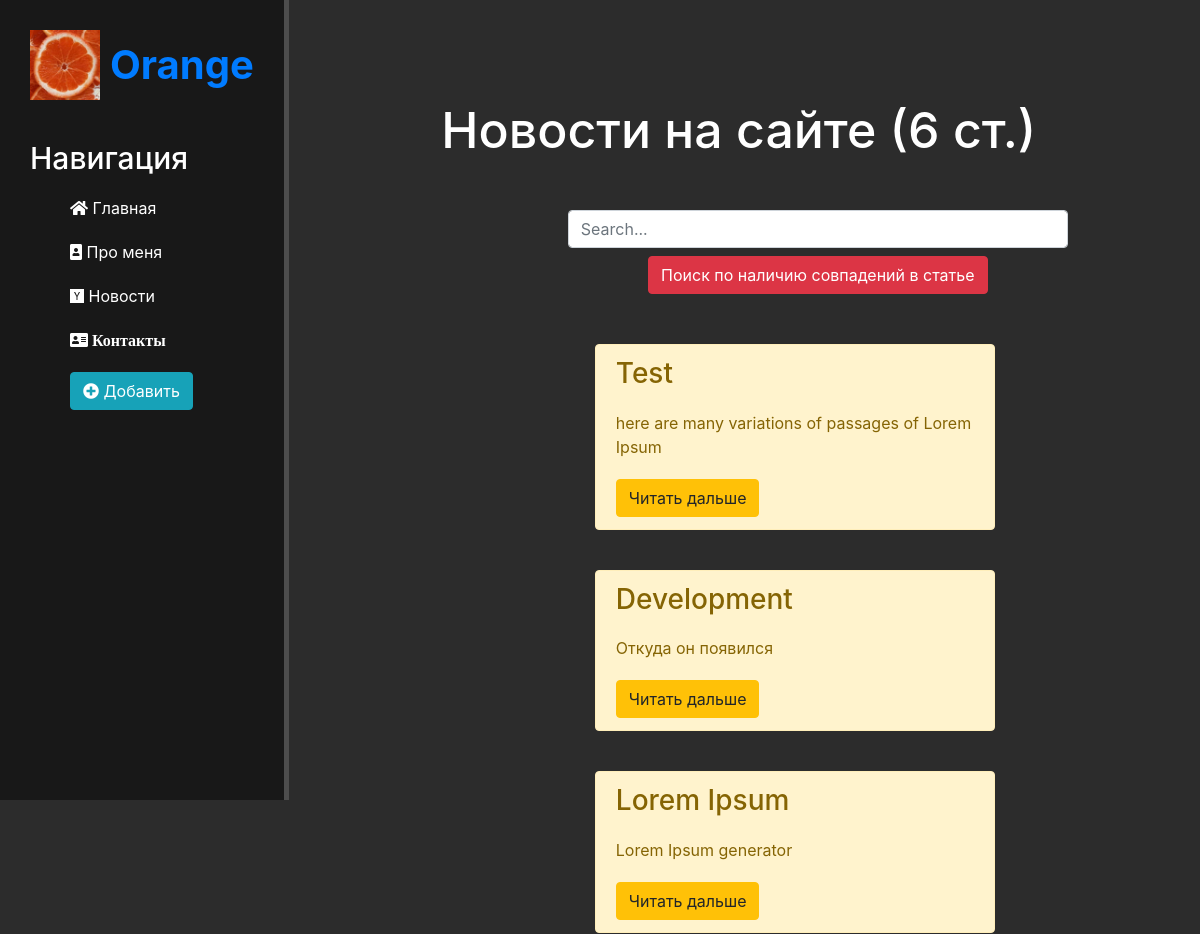
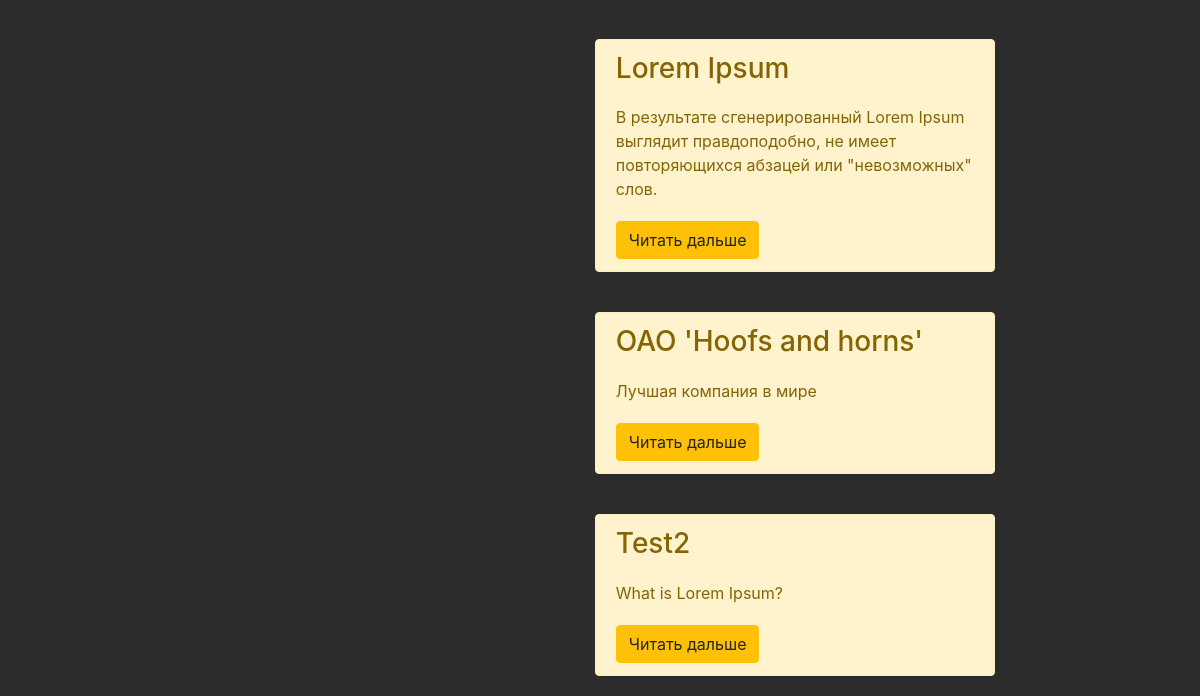
Before: /news/ with the older database file (2 pictures, top to bottom).
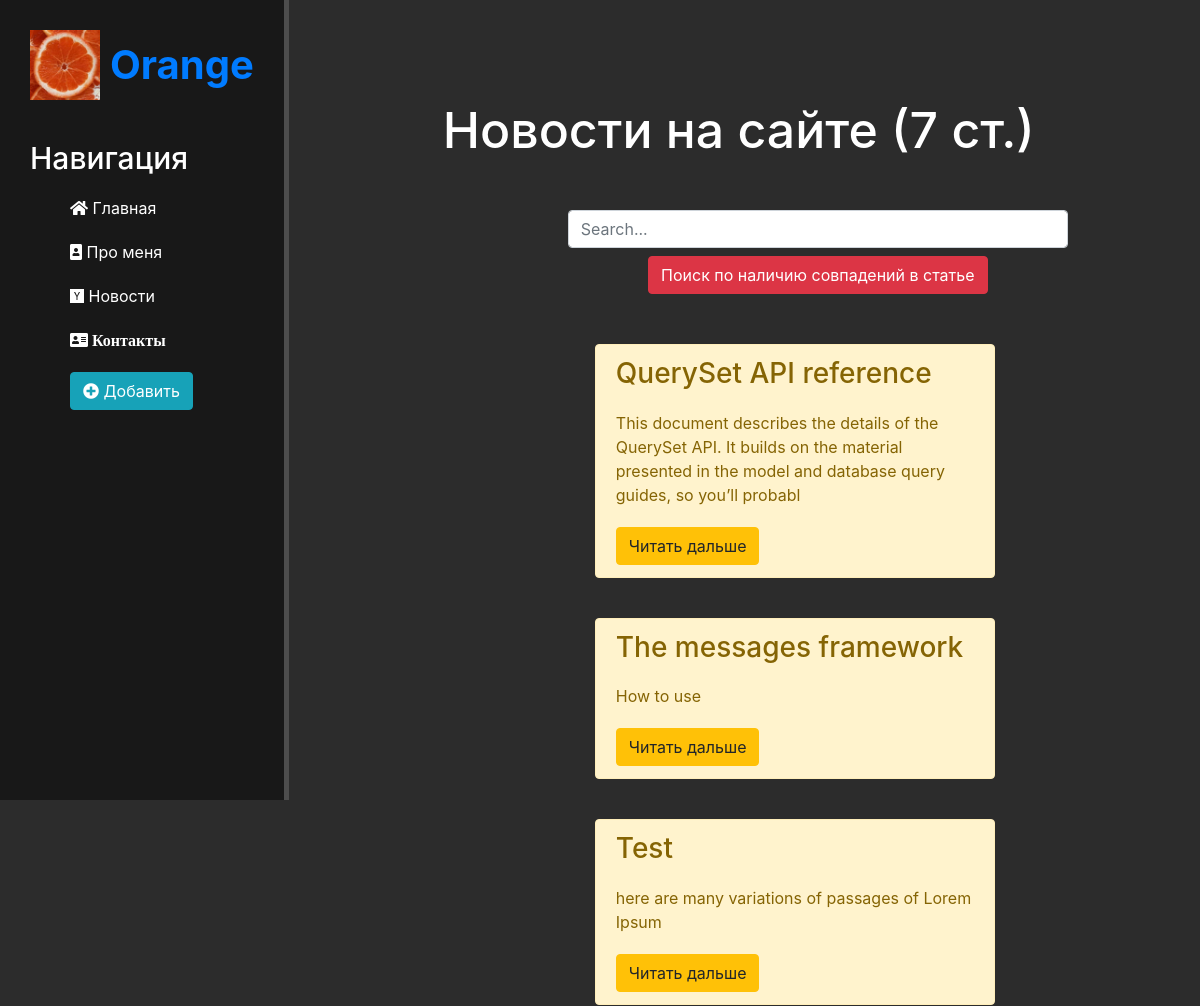
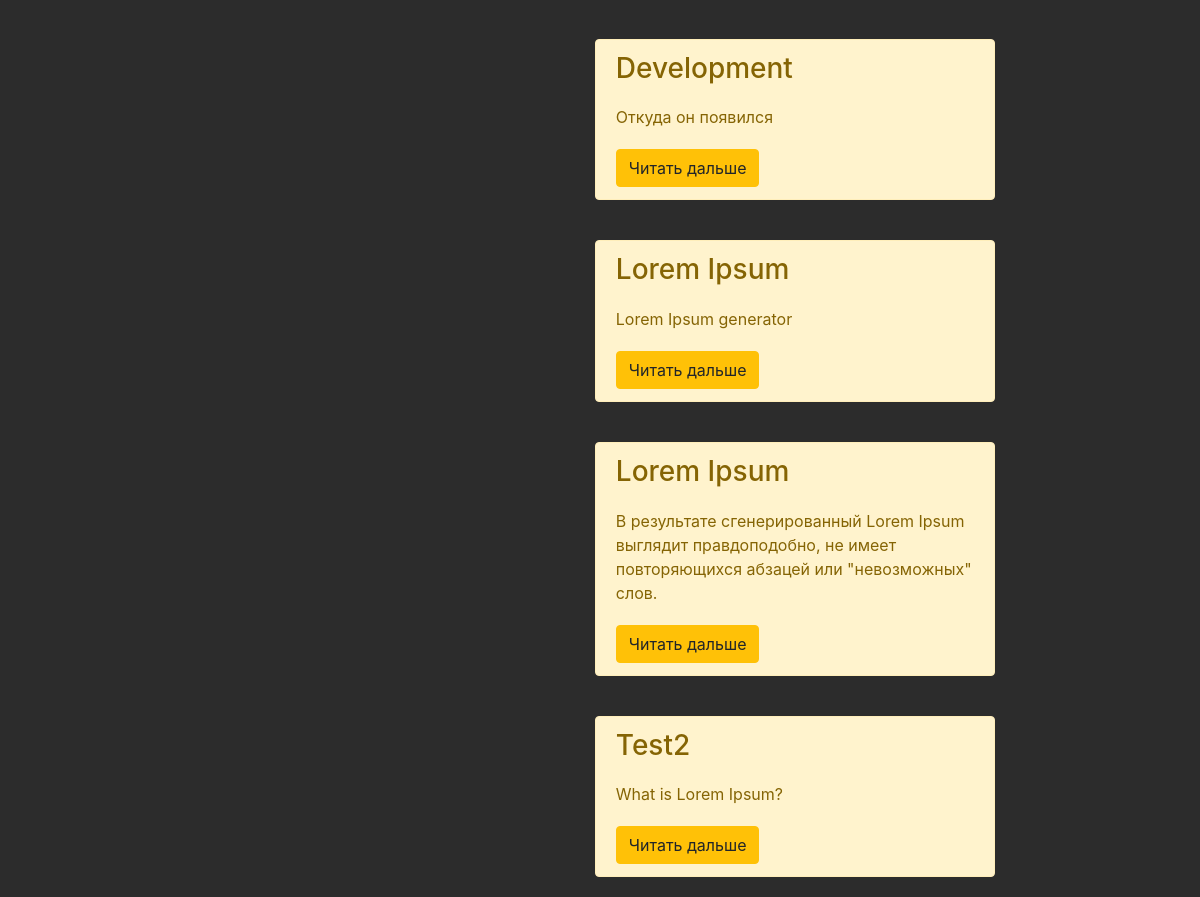
After: the same page with the newer database file (2 pictures, top to bottom).
### news/models.py (models this page shows, shortened)
class Articles(models.Model):
    title = models.CharField('Название', max_length=50)
    anons = models.CharField('Анонс', max_length=150)
    full_text = models.TextField('Статья')
    date = models.DateTimeField('Дата публикации', null=True)
    class Meta:
        verbose_name = 'Новость'
        verbose_name_plural = 'Новости'
        ordering = ['-date', 'title']

### news/views.py (the view)
# urls.py: path('', views.news_home, name='news_home'),
def news_home(request):
    news = Articles.objects.all()  # order_by('-date') получаем сортировку. Но у меня  прямо в моделе
    return render(request, 'news/news_home.html', {'news': news, 'count': news.count()})

### news/templates/news/news_home.html (shortened to what this page needs)
{% extends 'main/layout.html' %}
{% block content %}
<div class="features">
    <h1>Новости на сайте ({{ count }} ст.)</h1>
    <div class="search">
        <form action="{% url 'search' %}" method="get">
            <input name="q" class="form-control" type="text" placeholder="Search...">
            <input type="submit" name="send" value="Поиск по наличию совпадений в статье" class="mt-2 btn btn-danger">
        </form>
    </div>
        {% if news %}
            {% for element in news %}
                <div class="alert alert-warning">
                    <h3>{{ element.title }}</h3>
                    <p>{{ element.anons }}</p>
                    <a href="{% url 'news-detail' element.id %}" class="btn btn-warning">Читать дальше</a>
                </div>
            {% endfor %}
        {% else %}
            <p>У вас нет записей!</p>
        {% endif %}
</div>
{% endblock %}

### main/templates/main/layout.html (shortened to what this page needs)
{% load static %}
<!DOCTYPE html>
<html lang="en">
<head>
    <link rel="stylesheet" href="https://cdn.jsdelivr.net/npm/bootstrap@4.6.0/dist/css/bootstrap.min.css">
    <link rel="stylesheet" href="{% static 'main/css/main.css' %}">
    <link rel="stylesheet" href="https://use.fontawesome.com/releases/v5.8.2/css/all.css">
</head>
<body>
    <aside>
        <a href="/" class="log">
        <img src="{% static 'main/img/orange_.jpg' %}" alt="Лого">
        <span class="logo">Orange</span>
        </a>
        <h3>Навигация</h3>
        <ul>
            <a href="{% url 'home' %}"><li><i class="fas fa-home"></i> Главная</li></a>
            <a href="{% url 'about' %}"><li><i class="fas fa-portrait"></i> Про меня</li></a>
            <a href="{% url 'news_home' %}"><li><i class="fab fa-hacker-news"></i> Новости</i></li></a>
            <a href="{% url 'contacts' %}"><li><i class="fas fa-address-card"> Контакты</i></li></a>
            <a href="{% url 'create' %}"><li><button class="btn btn-info"><i class="fas fa-plus-circle"></i> Добавить</button></li></a>
        </ul>
    </aside>
    <main>
        {% block content %}
        {% endblock %}
    </main>
</body>
</html>

### main/static/main/css/main.css (style rules this page uses)
body { background: #2c2c2c; }
aside { float: left; background: #181818; padding: 2.5%; height: 100vh; color: #fff; border-right: 5px solid #4d4d4d; }
aside img { width: 70px; float: left; }
aside .logo { font-size: 40px; margin-left: 10px; font-weight: bold; position: relative; top: 5px; }
aside h3 { margin-top: 50px; font-size: 30px; }
aside ul { list-style:none }
aside ul li { color: #fff; display: block; margin-top: 20px; transition: transform .6s ease; }
main .features { float: left; color: #fff; margin-top: 100px; text-align: center; width: 75%; }
main .features h1 { font-size: 50px; }
main .features p { max-width: 400px; margin: 20px auto }
.alert-warning { float: left; clear: both; width: 400px; margin: 20px 34%; text-align: left; }
form { margin-left: 31%; width: 500px; margin-top: 50px; }
.search { margin-top: 30px; margin-bottom: 30px; }

Changed rows visible on the page:
removed Articles: title "ОАО 'Hoofs and horns'", anons "Лучшая компания в мире"
added Articles: title "QuerySet API reference", anons "This document describes the details of the QuerySet API. It builds on the material presented in the model and database query guides, so you’ll probabl"
added Articles: title "The messages framework", anons "How to use"
Other visible differences:
{{ count }}: "6" → "7"
